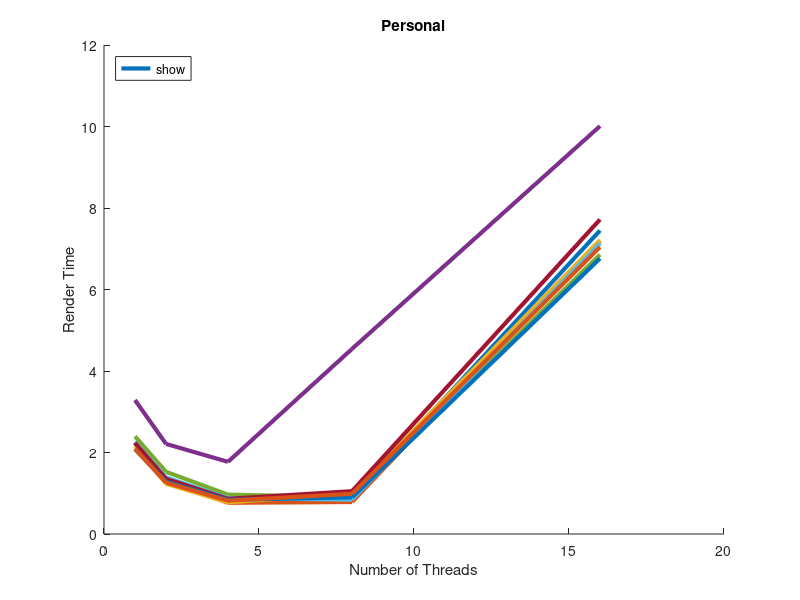

MATLAB code for this plot:
function static1
clear all;
close all;
hold on;

x = [1 2 4 8 16];

t0 = [ 2.229347 1.274496 0.837284 0.873060 7.448848 ];
plot(x, t0, 'LineWidth', 3, 'DisplayName', '(static, 1)');
t0 = [ 2.259926 1.298466 0.765203 0.784985 7.189409 ];
plot(x, t0, 'LineWidth', 3, 'DisplayName', '(static, 4)');
t0 = [ 2.163130 1.234190 0.776501 0.997283 7.214013 ];
plot(x, t0, 'LineWidth', 3, 'DisplayName', '(static, 8)');

t0 = [ 3.287317 2.210785 1.770884 4.542323 10.010094 ];
plot(x, t0, 'LineWidth', 3, 'DisplayName', '(dynamic, 1)');
t0 = [ 2.396339 1.526432 0.965712 0.907712 6.855692 ];
plot(x, t0, 'LineWidth', 3, 'DisplayName', '(dynamic, 4)');
t0 = [ 2.253108 1.389646 0.881040 0.843262 7.132603 ];
plot(x, t0, 'LineWidth', 3, 'DisplayName', '(dynamic, 8)');

t0 = [ 2.234987 1.355025 0.864444 1.050368 7.717989 ];
plot(x, t0, 'LineWidth', 3, 'DisplayName', '(guided, 1)');
t0 = [ 2.080330 1.285662 0.838019 0.898884 6.761821 ];
plot(x, t0, 'LineWidth', 3, 'DisplayName', '(guided, 4)');
t0 = [ 2.092850 1.261323 0.817261 0.986027 7.041624 ];
plot(x, t0, 'LineWidth', 3, 'DisplayName', '(guided, 8)');

title('Personal');
xlabel('Number of Threads');
ylabel('Render Time');
legend('show', 'Location', 'NorthWest');
